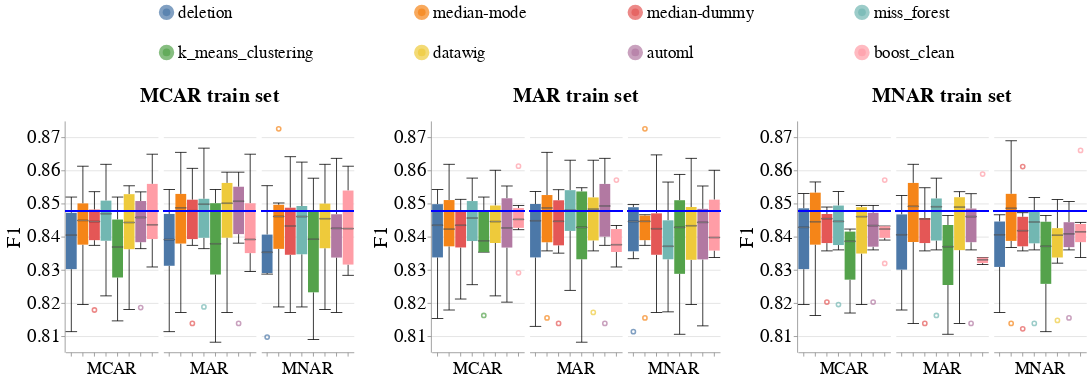

Notebook cell for this chart:
### Code cell
create_box_plots_for_diff_imputers_v2(dataset_name=DATASET_NAME,
                                      model_name='gandalf_clf',
                                      metric_name='f1',
                                      db_client=db_client)

### Figure 1 — Vega-Lite specification as saved in the notebook (floating-point values rounded to 4 significant figures; data arrays with more than 128 entries replaced by an {"elided": "..."} marker saying what was removed)
{"config": {"view": {"continuousWidth": 400, "continuousHeight": 300, "stroke": null}, "axis": {"labelFontSize": 24, "labelFontWeight": "normal", "titleFontSize": 26, "titleFontWeight": "normal"}, "facet": {"spacing": 5}, "header": {"labelFontSize": 22, "labelOrient": "bottom", "labelPadding": 5, "titleFontSize": 26}, "legend": {"columns": 4, "direction": "horizontal", "labelFontSize": 22, "labelLimit": 400, "orient": "top", "symbolOffset": 120, "symbolStrokeWidth": 10, "titleAnchor": "middle", "titleFontSize": 24, "titleLimit": 300}, "title": {"fontSize": 26}}, "hconcat": [{"facet": {"column": {"field": "Test_Injection_Strategy", "sort": ["MCAR", "MAR", "MNAR"], "title": "MCAR train set", "type": "nominal"}}, "spec": {"layer": [{"mark": {"type": "boxplot", "median": {"stroke": "black", "strokeWidth": 0.7}, "ticks": true}, "encoding": {"color": {"field": "Null_Imputer_Name", "sort": ["deletion", "median-mode", "median-dummy", "miss_forest", "k_means_clustering", "datawig", "automl", "boost_clean"], "title": null, "type": "nominal"}, "x": {"axis": {"labels": false}, "field": "Null_Imputer_Name", "sort": ["deletion", "median-mode", "median-dummy", "miss_forest", "k_means_clustering", "datawig", "automl", "boost_clean"], "title": null, "type": "nominal"}, "y": {"field": "Metric_Value", "scale": {"zero": false}, "title": "F1", "type": "quantitative"}}}, {"mark": "rule", "encoding": {"color": {"value": "blue"}, "size": {"value": 2}, "y": {"field": "Baseline_Median", "type": "quantitative"}}}], "width": 120}}, {"data": {"name": "data-9c7fd2c28ce685073d4522a53365c330"}, "facet": {"column": {"field": "Test_Injection_Strategy", "sort": ["MCAR", "MAR", "MNAR"], "title": "MAR train set", "type": "nominal"}}, "spec": {"layer": [{"mark": {"type": "boxplot", "median": {"stroke": "black", "strokeWidth": 0.7}, "ticks": true}, "encoding": {"color": {"field": "Null_Imputer_Name", "sort": ["deletion", "median-mode", "median-dummy", "miss_forest", "k_means_clustering", "datawig", "automl", "boost_clean"], "title": null, "type": "nominal"}, "x": {"axis": {"labels": false}, "field": "Null_Imputer_Name", "sort": ["deletion", "median-mode", "median-dummy", "miss_forest", "k_means_clustering", "datawig", "automl", "boost_clean"], "title": null, "type": "nominal"}, "y": {"field": "Metric_Value", "scale": {"zero": false}, "title": "F1", "type": "quantitative"}}}, {"mark": "rule", "encoding": {"color": {"value": "blue"}, "size": {"value": 2}, "y": {"field": "Baseline_Median", "type": "quantitative"}}}], "width": 120}}, {"data": {"name": "data-8b233ca42cc66c6f22fe73e57b03c74f"}, "facet": {"column": {"field": "Test_Injection_Strategy", "sort": ["MCAR", "MAR", "MNAR"], "title": "MNAR train set", "type": "nominal"}}, "spec": {"layer": [{"mark": {"type": "boxplot", "median": {"stroke": "black", "strokeWidth": 0.7}, "ticks": true}, "encoding": {"color": {"field": "Null_Imputer_Name", "sort": ["deletion", "median-mode", "median-dummy", "miss_forest", "k_means_clustering", "datawig", "automl", "boost_clean"], "title": null, "type": "nominal"}, "x": {"axis": {"labels": false}, "field": "Null_Imputer_Name", "sort": ["deletion", "median-mode", "median-dummy", "miss_forest", "k_means_clustering", "datawig", "automl", "boost_clean"], "title": null, "type": "nominal"}, "y": {"field": "Metric_Value", "scale": {"zero": false}, "title": "F1", "type": "quantitative"}}}, {"mark": "rule", "encoding": {"color": {"value": "blue"}, "size": {"value": 2}, "y": {"field": "Baseline_Median", "type": "quantitative"}}}], "width": 120}}], "data": {"name": "data-2ef258b59bf8f6d840b2b9efa1e1394f"}, "resolve": {"scale": {"y": "shared"}}, "$schema": "https://vega.github.io/schema/vega-lite/v4.17.0.json", "datasets": {"data-2ef258b59bf8f6d840b2b9efa1e1394f": {"elided": "144 records"}, "data-9c7fd2c28ce685073d4522a53365c330": {"elided": "144 records"}, "data-8b233ca42cc66c6f22fe73e57b03c74f": {"elided": "144 records"}}}
